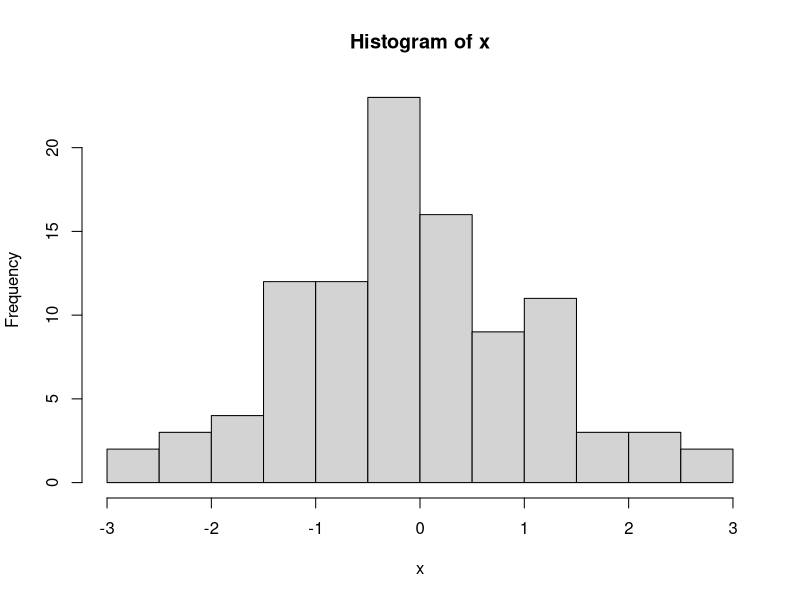

Generate this figure with R:
x <- rnorm(100)
hist(x)

# This is a random code

# Token: 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


length(x)
sum(x^2)
sum(x^3)*sum(x^4)
x+x

# Otro comentario

log(x^2)
